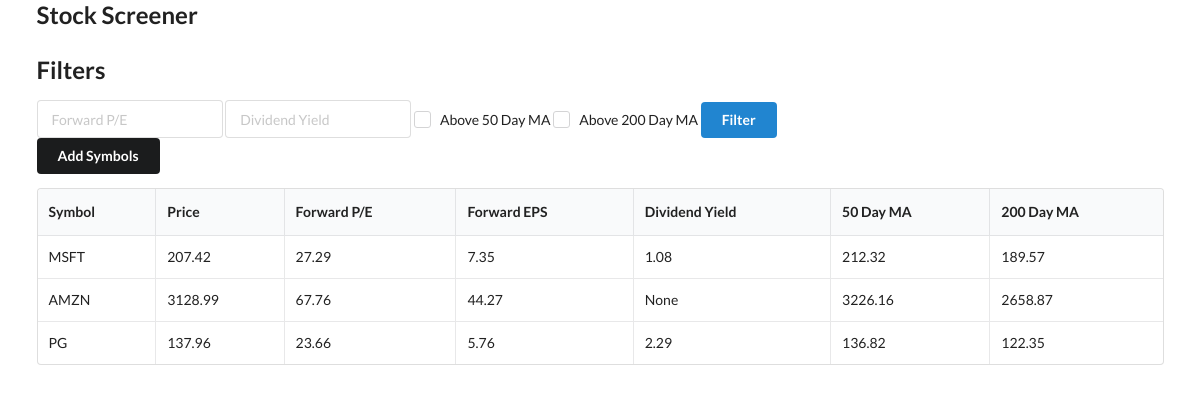
The page / on the database its author committed.
### models.py (models this page shows)
class Stock(Base):
    __tablename__ = "stocks"
    id = Column(Integer, primary_key=True, index=True)
    symbol = Column(String, unique=True, index=True)
    price = Column(Numeric(10,2))
    forward_pe = Column(Numeric(10,2))
    forward_eps = Column(Numeric(10,2))
    dividend_yield = Column(Numeric(10,2))
    ma50 = Column(Numeric(10,2))
    ma200 = Column(Numeric(10,2))

### main.py (the view)
@app.get("/")
def home(request: Request, forward_pe = None, dividend_yield = None, ma50 = None, ma200 = None, db: Session = Depends(get_db)):
    stocks = db.query(Stock)
    if forward_pe:
        stocks = stocks.filter(Stock.forward_pe < forward_pe)
    if dividend_yield:
        stocks = stocks.filter(Stock.dividend_yield > dividend_yield)
    if ma50:
        stocks = stocks.filter(Stock.price > Stock.ma50)
    if ma200:
        stocks = stocks.filter(Stock.price > Stock.ma200)
    stocks = stocks.all()
    return templates.TemplateResponse("home.html", {
        "request": request,
        "stocks": stocks,
        "dividend_yield": dividend_yield,
        "forward_pe": forward_pe,
        "ma200": ma200,
        "ma50": ma50
    })

### templates/home.html (shortened to what this page needs)
{% extends "layout.html" %}
{% block content %}
    <h2>Filters</h2>
    <form method="get">
        <div class="ui input">
            <input
                name="forward_pe"
                type="text"
                placeholder="Forward P/E"
                value="{{ forward_pe or '' }}">
        </div>
        <div class="ui input">
            <input
                name="dividend_yield"
                type="text"
                placeholder="Dividend Yield"
                value="{{ dividend_yield or '' }}">
        </div>
        <div class="ui checkbox">
            <label>Above 50 Day MA</label>
        </div>
        <div class="ui checkbox">
            <label>Above 200 Day MA</label>
        </div>
        <button type="submit" class="ui button primary">Filter</button>
    </form>
    <button id="add_symbol" class="ui button secondary">Add Symbols</button>
    <table class="ui celled table">
        <thead>
            <tr>
                <th>Symbol</th>
                <th>Price</th>
                <th>Forward P/E</th>
                <th>Forward EPS</th>
                <th>Dividend Yield</th>
                <th>50 Day MA</th>
                <th>200 Day MA</th>
            </tr>
        </thead>
        <tbody>
            {% for stock in stocks %}
                <tr>
                    <td>{{ stock.symbol }}</td>
                    <td>{{ stock.price }}</td>
                    <td>{{ stock.forward_pe }}</td>
                    <td>{{ stock.forward_eps }}</td>
                    <td>{{ stock.dividend_yield }}</td>
                    <td>{{ stock.ma50 }}</td>
                    <td>{{ stock.ma200 }}</td>
                </tr>
            {% endfor %}
        </tbody>
    </table>
{% endblock content %}

### templates/layout.html (shortened to what this page needs)
<!DOCTYPE html>
<html lang="en">
  <head>
    <link
      rel="stylesheet"
      href="https://cdn.jsdelivr.net/npm/semantic-ui@2.4.2/dist/semantic.min.css"
    />
  </head>
  <body>
    <div class="ui container">
      <h2>Stock Screener</h2>
      {% block content %} {% endblock content %}
    </div>
  </body>
</html>

### rows shown on the page
Stock: symbol "MSFT", price "207.42", forward_pe "27.29", forward_eps "7.35", dividend_yield "1.08", ma50 "212.32", ma200 "189.57"
Stock: symbol "AMZN", price "3128.99", forward_pe "67.76", forward_eps "44.27", dividend_yield "None", ma50 "3226.16", ma200 "2658.87"
Stock: symbol "PG", price "137.96", forward_pe "23.66", forward_eps "5.76", dividend_yield "2.29", ma50 "136.82", ma200 "122.35"
